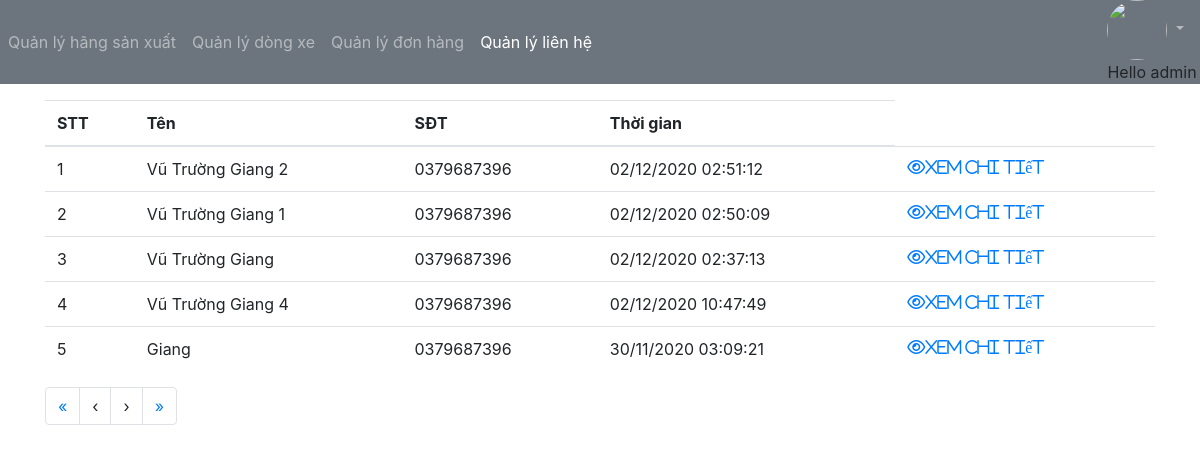
/staff/list-contact (signed in), run on the app's committed database.
### app/models.py (models this page shows, shortened)
class Contact(models.Model):
    customer_name=models.CharField(max_length=50,default='')
    customer_email=models.CharField(max_length=100,default='')
    customer_phone=models.CharField(max_length=20,default='')
    customer_content=models.TextField(default='')
    contact_date=models.DateTimeField()

### app/views_staff.py (the view)
@login_required
def listContact(request):
    page = request.GET.get('page', '')
    page = int(page) if page.isdigit() else 1
    pageSize=settings.PAGE_SIZE
    start = (page-1) * pageSize
    end = start + pageSize
    contactList = Contact.objects.all()
    contactList = contactList.order_by('-contact_date')
    total = contactList.count()
    numpage = math.ceil(total/pageSize)
    context = {
        'contactList': contactList[start:end],
        'page': page,
        'start': start,
        'end': end,
        'numpage': numpage,
    }
    return render(request, 'staff/contact/list.html', context)

### app/templates/staff/contact/list.html
{% extends "../base_staff.html" %}
{% block menu %}
  {% with page=4 %}
    {{block.super}}
  {% endwith %}
{% endblock %}
{% block content %}
<div class="container pt-3">
    <table class="table">
        <thead>
            <tr>
                <th>STT</th>
                <th>Tên</th>
                <th>SĐT</th>
                <th>Thời gian</th>
            </tr>
        </thead>
        <tbody>
            {% for c in contactList %}
            <tr>
                <td>{{forloop.counter}}</td>
                <td>{{c.customer_name}}</td>
                <td>{{c.customer_phone}}</td>
                <td>{{c.contact_date|date:"d/m/yy h:i:s"}}</td>
                <td>
                    <a title="Xem" href="{% url 'view-contact' c.id %}" ><i class="fa fa-eye">Xem chi tiết</i></a>
                </td>
            </tr>
            {% endfor %}
        </tbody>
    </table>
    <ul class="pagination">
        <li class="page-item"><a class="page-link" href='/staff/list-contact?page=1'>&laquo;</a></li>
        <li class="page-item"><a class="page-link"
          {% if page > 1 %} href='/staff/list-contact?page={{page|add:-1}}' {% endif %}>&lsaquo;</a></li>
        <li class="page-item"><a class="page-link"
          {% if page < numpage %} href='/staff/list-contact?page={{page|add:1}}' {% endif %}>&rsaquo;</a></li>
        <li class="page-item"><a class="page-link" href='/staff/list-contact?page={{numpage}}'>&raquo;</a></li>
      </ul>
</div>
{% endblock %}

### app/templates/staff/base_staff.html (shortened to what this page needs)
<link rel="stylesheet" href="/static/css/fontawesome/all.css">
<link rel="stylesheet" href="https://stackpath.bootstrapcdn.com/bootstrap/4.3.1/css/bootstrap.css">
{% block menu %}
<nav class="navbar navbar-expand-lg navbar-dark bg-secondary p-0">
  <div class="navbar-nav">
    <a class="nav-item nav-link {%if page == 1%} active {%endif%}" href="{% url 'staff-home' %}">Quản lý hãng sản xuất</a>
    <a class="nav-item nav-link {%if page == 2%} active {%endif%}" href="{% url 'list-product' %}">Quản lý dòng xe</a>
    <a class="nav-item nav-link {%if page == 3%} active {%endif%}" href="{% url 'list-order' %}">Quản lý đơn hàng</a>
    <a class="nav-item nav-link {%if page == 4%} active {%endif%}" href="{% url 'list-contact' %}">Quản lý liên hệ</a>
  </div>
  <ul class="navbar-nav ml-auto">
    <li class="nav-item dropdown no-arrow">
      <a class="nav-link dropdown-toggle p-0 mr-3" data-toggle="dropdown" href="#">
        <img class="rounded-circle" style="width:60px"
          src="https://raw.githubusercontent.com/pytutorial/html_samples/master/css_bootstrap/user.svg">
          <a>Hello {{user.username}}</a>
      </a>
    </li>
  </ul>
</nav>
{% endblock %}
{% block content %}
{% endblock %}

### data on the page
Contact: customer_name "Vũ Trường Giang 2", customer_phone "0379687396", contact_date "02/12/2020 02:51:12"
Contact: customer_name "Vũ Trường Giang 1", customer_phone "0379687396", contact_date "02/12/2020 02:50:09"
Contact: customer_name "Vũ Trường Giang", customer_phone "0379687396", contact_date "02/12/2020 02:37:13"
Contact: customer_name "Vũ Trường Giang 4", customer_phone "0379687396", contact_date "02/12/2020 10:47:49"
Contact: customer_name "Giang", customer_phone "0379687396", contact_date "30/11/2020 03:09:21"

### other printed values
{{ user.username }} "admin"
